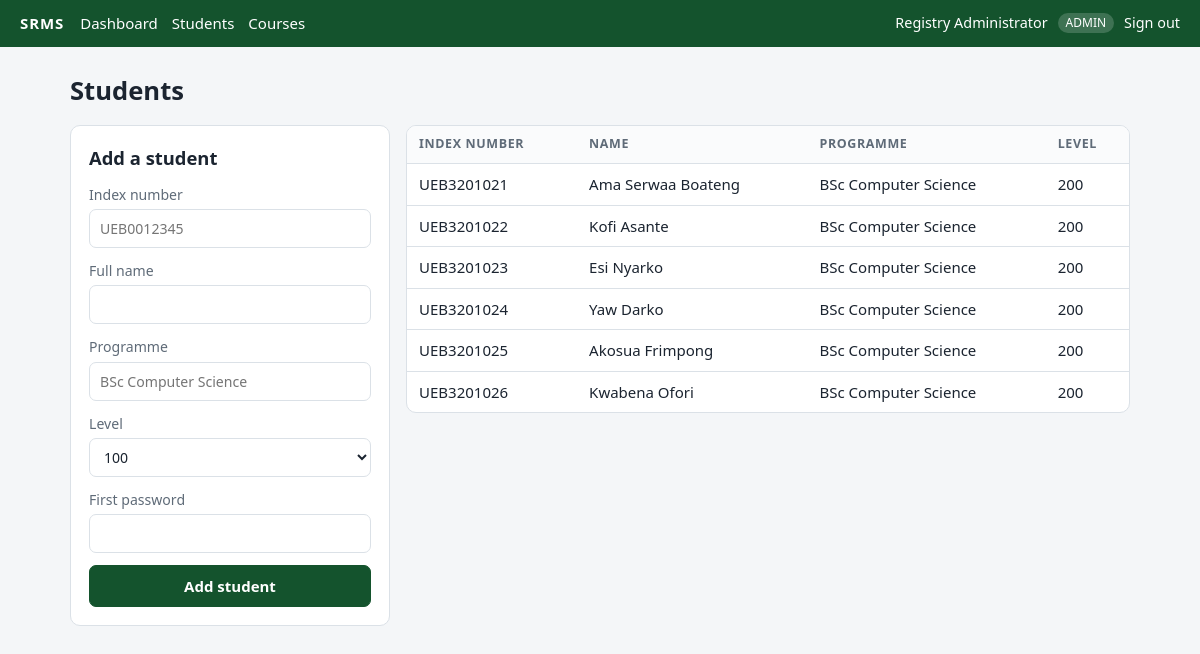
/index.php?r=admin/students (signed in), run on the app's committed database.
### tables this page shows
CREATE TABLE students (
    id           INT UNSIGNED AUTO_INCREMENT PRIMARY KEY,
    user_id      INT UNSIGNED NOT NULL UNIQUE,
    index_number VARCHAR(20)  NOT NULL UNIQUE,
    programme    VARCHAR(100) NOT NULL,
    level        SMALLINT     NOT NULL,
    CONSTRAINT fk_students_user FOREIGN KEY (user_id) REFERENCES users(id) ON DELETE CASCADE
);

CREATE TABLE users (
    id            INT UNSIGNED AUTO_INCREMENT PRIMARY KEY,
    username      VARCHAR(50)  NOT NULL UNIQUE,
    password_hash VARCHAR(255) NOT NULL,
    full_name     VARCHAR(100) NOT NULL,
    role          ENUM('admin','lecturer','student') NOT NULL,
    created_at    DATETIME NOT NULL
);

### src/Core/Controller.php (called while the page is built, shortened)
<?php
abstract class Controller
{
    protected function render(string $view, array $data = []): void
    {
        extract($data, EXTR_SKIP);
        require __DIR__ . '/../../views/' . $view . '.php';
        require __DIR__ . '/../../views/layout.php';
    }
}

### src/Controllers/AdminController.php (called while the page is built, shortened)
<?php
final class AdminController extends Controller
{
    public function students(): void
    {
        $students = new StudentRepository();
        $this->render('admin/students', ['title' => 'Students', 'students' => $students->listAll()]);
    }
}

### src/Core/Router.php (called while the page is built, shortened)
<?php
final class Router
{
    private array $routes = [];
    public function add(string $route, string $controller, string $method, ?string $role = null): void
    {
        $this->routes[$route] = [$controller, $method, $role];
    }
    public function dispatch(string $route): void
    {
        [$controller, $method, $role] = $this->routes[$route];
        (new $controller())->$method();
    }
}

### public/index.php (called while the page is built, shortened)
<?php
require __DIR__ . '/../src/bootstrap.php';
$router = new Router();
$router->add('auth/login', AuthController::class, 'login');
$router->add('auth/logout', AuthController::class, 'logout');
$router->add('admin/dashboard', AdminController::class, 'dashboard', 'admin');
$router->add('admin/students', AdminController::class, 'students', 'admin');
$router->add('admin/courses', AdminController::class, 'courses', 'admin');
$router->add('admin/review', AdminController::class, 'review', 'admin');
$router->add('lecturer/courses', LecturerController::class, 'courses', 'lecturer');
$router->add('lecturer/scores', LecturerController::class, 'scores', 'lecturer');
$router->add('student/results', StudentController::class, 'results', 'student');
try {
    $router->dispatch((string) ($_GET['r'] ?? 'auth/login'));
} catch (PDOException $e) {
    http_response_code(500);
    error_log($e->getMessage());
    echo 'The database is not available. Check config/config.php and that MySQL is running.';
}

### src/bootstrap.php (called while the page is built, shortened)
<?php
spl_autoload_register(function (string $class): void {
    $prefix = 'App\\';
    $file = __DIR__ . '/' . str_replace('\\', '/', substr($class, strlen($prefix))) . '.php';
});
function e($value): string
{
    return htmlspecialchars((string) $value, ENT_QUOTES, 'UTF-8');
}

### src/Core/Database.php (called while the page is built, shortened)
<?php
final class Database
{
    private static ?PDO $pdo = null;
    public static function connection(): PDO
    {
        if (self::$pdo === null) {
            self::$pdo = self::create(config('db'));
        }
        return self::$pdo;
    }
    public static function create(array $db): PDO
    {
        if ($db['driver'] === 'sqlite') {
            $pdo = new PDO('sqlite:' . $db['sqlite_path']);
            $pdo->exec('PRAGMA foreign_keys = ON');
        } else {
            $dsn = sprintf('mysql:host=%s;port=%s;dbname=%s;charset=utf8mb4', $db['host'], $db['port'], $db['database']);
            $pdo = new PDO($dsn, $db['username'], $db['password']);
        }
        $pdo->setAttribute(PDO::ATTR_ERRMODE, PDO::ERRMODE_EXCEPTION);
        $pdo->setAttribute(PDO::ATTR_DEFAULT_FETCH_MODE, PDO::FETCH_ASSOC);
        return $pdo;
    }
}

### src/Models/Repository.php (called while the page is built, shortened)
<?php
abstract class Repository
{
    protected PDO $db;
    public function __construct(?PDO $db = null)
    {
        $this->db = $db ?? Database::connection();
    }
    protected function all(string $sql, array $params = []): array
    {
        $stmt = $this->db->prepare($sql);
        $stmt->execute($params);
        return $stmt->fetchAll();
    }
}

### src/Models/StudentRepository.php (called while the page is built, shortened)
<?php
final class StudentRepository extends Repository
{
    public function listAll(): array
    {
        return $this->all(
            'SELECT s.*, u.full_name, u.username FROM students s JOIN users u ON u.id = s.user_id ORDER BY s.index_number'
        );
    }
}

### views/admin/students.php (the view, shortened to what this page needs)
<h1>Students</h1>
<div class="cols">
  <form method="post" action="index.php?r=admin/students" class="card stack">
    <h2>Add a student</h2>
    <label>Index number<input name="index_number" placeholder="UEB0012345" required></label>
    <label>Full name<input name="full_name" required></label>
    <label>Programme<input name="programme" placeholder="BSc Computer Science" required></label>
    <label>Level
      <select name="level"><option>100</option><option>200</option><option>300</option><option>400</option></select>
    </label>
    <label>First password<input type="password" name="password" minlength="6" required></label>
    <button type="submit">Add student</button>
  </form>
  <div class="table-wrap"><table>
    <thead><tr><th>Index number</th><th>Name</th><th>Programme</th><th>Level</th></tr></thead>
    <tbody>
    <?php foreach ($students as $s): ?>
      <tr><td><?= e($s['index_number']) ?></td><td><?= e($s['full_name']) ?></td><td><?= e($s['programme']) ?></td><td><?= (int) $s['level'] ?></td></tr>
    <?php endforeach; ?>
    </tbody>
  </table></div>
</div>

### public/style.css (style rules this page uses)
:root { --bg:#f4f6f8;--card:#fff;--ink:#1b2430;--muted:#5f6b78;--line:#dbe1e7;--brand:#14532d;--brand-2:#e6f2ea; --amber:#8a5a00;--amber-bg:#fdf1d8;--blue:#1d4ed8;--blue-bg:#e3ebfd;--red:#b42318;--red-bg:#fde7e5 }
* { box-sizing:border-box }
body { margin:0;background:var(--bg);color:var(--ink);font:15px/1.5 "Segoe UI",system-ui,sans-serif }
h1 { font-size:1.6rem;margin:.2em 0 .6em }
h2 { font-size:1.15rem;margin:1.4em 0 .6em }
.card { background:var(--card);border:1px solid var(--line);border-radius:10px;padding:18px }
.stack { display:grid;gap:12px;align-content:start }
.stack h2 { margin:0 }
label { display:grid;gap:4px;font-size:.88rem;color:var(--muted) }
input,select { font:inherit;padding:8px 10px;border:1px solid var(--line);border-radius:7px;background:#fff;color:var(--ink) }
button { font:inherit;font-weight:600;padding:9px 16px;border-radius:7px;border:1px solid var(--brand);background:var(--brand);color:#fff;cursor:pointer }
.table-wrap { overflow-x:auto;background:var(--card);border:1px solid var(--line);border-radius:10px }
table { border-collapse:collapse;width:100% }
th,td { padding:9px 12px;text-align:left;border-bottom:1px solid var(--line);white-space:nowrap }
th { font-size:.78rem;text-transform:uppercase;letter-spacing:.05em;color:var(--muted);background:#fafbfc }
tr:last-child td { border-bottom:0 }
.cols { display:grid;grid-template-columns:minmax(0,320px) minmax(0,1fr);gap:16px;align-items:start }

### data on the page
students: index_number "UEB3201021", user.full_name "Ama Serwaa Boateng", programme "BSc Computer Science", level "200"
students: index_number "UEB3201022", user.full_name "Kofi Asante", programme "BSc Computer Science", level "200"
students: index_number "UEB3201023", user.full_name "Esi Nyarko", programme "BSc Computer Science", level "200"
students: index_number "UEB3201024", user.full_name "Yaw Darko", programme "BSc Computer Science", level "200"
students: index_number "UEB3201025", user.full_name "Akosua Frimpong", programme "BSc Computer Science", level "200"
students: index_number "UEB3201026", user.full_name "Kwabena Ofori", programme "BSc Computer Science", level "200"

### other printed values
$user['full_name'] "Registry Administrator"
$user['role'] "ADMIN"
